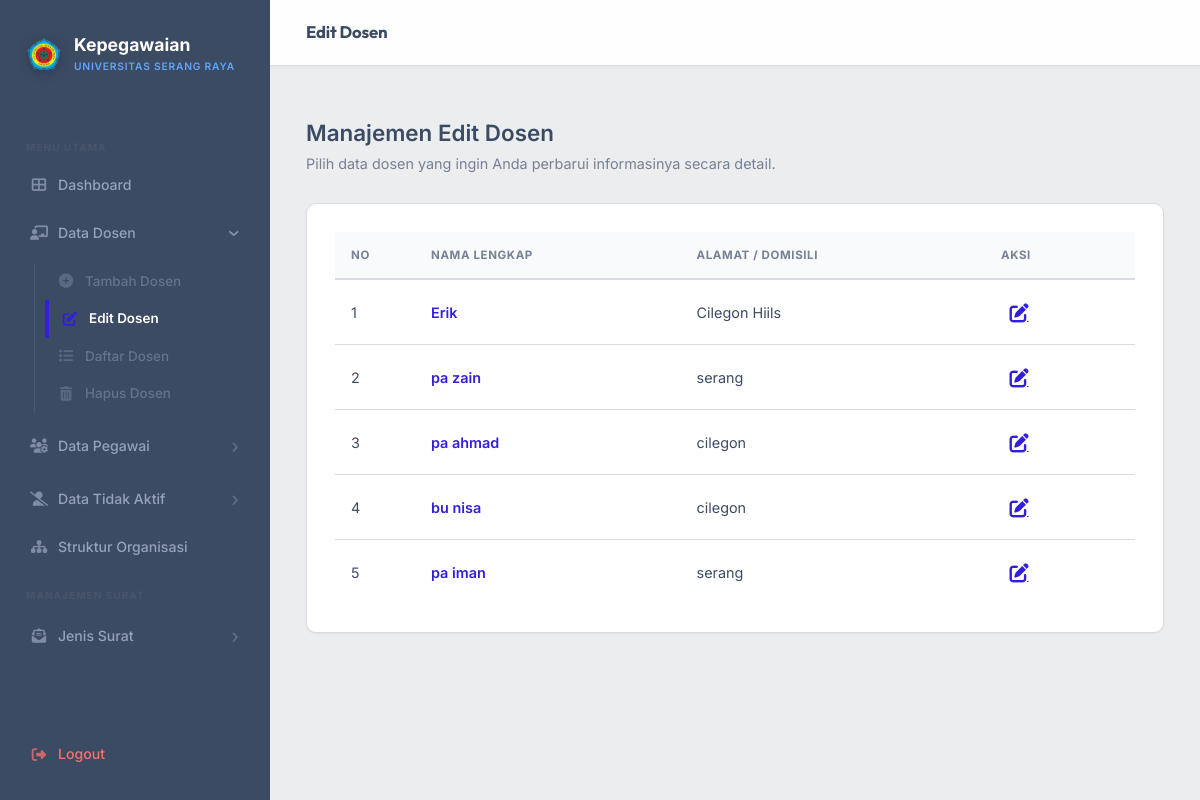
The app's page /edit_dosen.php (signed in) with its own data.
### tables this page shows
CREATE TABLE `dosen` (
  `id` int NOT NULL,
  `nama_lengkap` varchar(128) DEFAULT NULL,
  `alamat` varchar(255) DEFAULT NULL,
  `ttl_tempat` varchar(64) DEFAULT NULL,
  `ttl_tanggal` date DEFAULT NULL,
  `status_dosen` varchar(64) DEFAULT NULL,
  `jenis_dosen` varchar(64) DEFAULT NULL,
  `jabatan_struktural` varchar(64) DEFAULT NULL,
  `tmk` date DEFAULT NULL,
  `tmtk` date DEFAULT NULL,
  `ket_tidak_kerja` varchar(64) DEFAULT NULL,
  `dok_tidak_kerja` longblob,
  `dok_tidak_kerja_name` varchar(255) DEFAULT NULL,
  `dok_tidak_kerja_type` varchar(100) DEFAULT NULL,
  `jabfung_akademik` varchar(64) DEFAULT NULL,
  `tmt_jabfung` date DEFAULT NULL,
  `dok_jabfung` longblob,
  `dok_jabfung_name` varchar(255) DEFAULT NULL,
  `dok_jabfung_type` varchar(100) DEFAULT NULL,
  `gol_lldikti` varchar(64) DEFAULT NULL,
  `tmt_gol_lldikti` date DEFAULT NULL,
  `dok_gol_lldikti` longblob,
  `dok_gol_lldikti_name` varchar(255) DEFAULT NULL,
  `dok_gol_lldikti_type` varchar(100) DEFAULT NULL,
  `gol_yayasan` varchar(64) DEFAULT NULL,
  `tmt_gol_yayasan` date DEFAULT NULL,
  `dok_gol_yayasan` longblob,
  `dok_gol_yayasan_name` varchar(255) DEFAULT NULL,
  `dok_gol_yayasan_type` varchar(100) DEFAULT NULL,
  `reward` varchar(128) DEFAULT NULL,
  `tgl_reward` date DEFAULT NULL,
  `dok_reward` varchar(255) DEFAULT NULL,
  `punishment` varchar(128) DEFAULT NULL,
  `dok_punishment` varchar(255) DEFAULT NULL,
  `homebase_prodi` varchar(64) DEFAULT NULL,
  `unit_kerja` varchar(64) DEFAULT NULL,
  `no_serdos` int DEFAULT NULL,
  `dok_serdos` longblob,
  `dok_serdos_name` varchar(255) DEFAULT NULL,
  `dok_serdos_type` varchar(100) DEFAULT NULL,
  `riwayat_pendidikan` varchar(8) DEFAULT NULL,
  `status_pribadi` char(100) DEFAULT NULL,
  `dok_ktp` longblob,
  `dok_ktp_name` varchar(255) DEFAULT NULL,
  `dok_ktp_type` varchar(100) DEFAULT NULL,
  `dok_kk` longblob,
  `dok_kk_name` varchar(255) DEFAULT NULL,
  `dok_kk_type` varchar(100) DEFAULT NULL,
  `foto_profil` varchar(255) DEFAULT NULL,
  `status_keaktifan` varchar(32) DEFAULT 'Aktif',
  `keterangan_keaktifan` text DEFAULT NULL,
  `tgl_mulai_tidak_bekerja` date DEFAULT NULL
);

### edit_dosen.php (the view, shortened to what this page needs)
<?php
require 'db.php';
$data = $conn->query("SELECT * FROM dosen ORDER BY id DESC");
?>
<!DOCTYPE html>
<html lang="id">
<head>
    <link rel="stylesheet" href="style.css?v=4">
    <link rel="stylesheet" href="https://cdnjs.cloudflare.com/ajax/libs/font-awesome/6.4.0/css/all.min.css">
</head>
<body>
<?php include 'components/sidebar.php'; ?>
<div class="main-content">
    <?php include 'components/navbar.php'; ?>
    <div class="header-section">
        <h1>Manajemen Edit Dosen</h1>
        <p>Pilih data dosen yang ingin Anda perbarui informasinya secara detail.</p>
    </div>
    <div class="card">
        <table class="table">
            <thead>
                <tr>
                    <th width="80">No</th>
                    <th>Nama Lengkap</th>
                    <th>Alamat / Domisili</th>
                    <th width="150" class="text-center">Aksi</th>
                </tr>
            </thead>
            <tbody>
                <?php
                $no = 1;
                while($row = $data->fetch_assoc()):
                ?>
                <tr>
                    <td class="text-muted"><?= $no++ ?></td>
                    <td>
                        <div style="font-weight: 600; color: var(--primary);"><?= htmlspecialchars($row['nama_lengkap']) ?></div>
                    </td>
                    <td class="text-muted"><?= htmlspecialchars($row['alamat']) ?></td>
                    <td class="text-center">
                        <a href="form_edit_dosen.php?id=<?= $row['id'] ?>" class="btn-icon" style="color: var(--primary); font-size: 1.2rem;" title="Edit Data">
                            <i class="fas fa-edit"></i>
                        </a>
                    </td>
                </tr>
                <?php endwhile; ?>
            </tbody>
        </table>
    </div>
</div>
</body>
</html>

### style.css (style rules this page uses)
:root { --primary: #321fdb; --primary-light: #5a4bdf; --primary-soft: #ebedef; --primary-hover: #211599; --secondary: #8a93a2; --accent: #3399ff; --success: #2eb85c; --warning: #f9b115; --danger: #e55353; --bg-main: #ebedef; --surface: #ffffff; --sidebar-bg: #3c4b64; --sidebar-border: #3c4b64; --text-main: #3c4b64; --text-muted: #768192; --border-color: #d8dbe0; --radius-sm: 8px; --radius-md: 10px; --radius-lg: 14px; --radius-xl: 18px; --shadow-sm: 0 1px 2px rgba(0,0,0,0.05); --shadow-md: 0 2px 4px rgba(0,0,0,0.08); --shadow-lg: 0 4px 8px rgba(0,0,0,0.05); --transition: all 0.2s ease; }
* { box-sizing: border-box; margin: 0; padding: 0; }
body { font-family: 'Inter', system-ui, sans-serif; background-color: var(--bg-main); color: var(--text-main); line-height: 1.6; overflow-x: hidden; }
h1, h2, h3, h4 { font-family: 'Inter', sans-serif; font-weight: 600; color: var(--text-main); }
.main-content { margin-left: 270px; padding: 120px 36px 36px; min-height: 100vh; }
.header-section { margin-bottom: 28px; }
.header-section h1 { font-size: 1.4rem; font-weight: 600; color: var(--text-main); line-height: 1.2; }
.header-section p { font-size: 0.9rem; color: var(--text-muted); margin-top: 5px; }
.card { background: var(--surface); border-radius: var(--radius-md); padding: 28px; box-shadow: var(--shadow-sm); border: 1px solid var(--border-color); margin-bottom: 24px; transition: var(--transition); }
.btn-icon { width: 36px; height: 36px; padding: 0; border-radius: var(--radius-md); display: inline-flex; align-items: center; justify-content: center; cursor: pointer; border: none; background: transparent; color: var(--text-muted); font-size: 0.95rem; transition: var(--transition); }
table { width: 100%; border-collapse: separate; border-spacing: 0; }
th { padding: 14px 16px; background: #f8fafc; text-align: left; font-size: 0.72rem; text-transform: uppercase; letter-spacing: 0.6px; color: var(--text-muted); font-weight: 700; border-bottom: 2px solid var(--border-color); }
td { padding: 14px 16px; border-bottom: 1px solid var(--border-color); font-size: 0.9rem; vertical-align: middle; }
tr:last-child td { border-bottom: none; }

### records on screen
dosen: nama_lengkap "Erik", alamat "Cilegon Hiils"
dosen: nama_lengkap "pa zain", alamat "serang"
dosen: nama_lengkap "pa ahmad", alamat "cilegon"
dosen: nama_lengkap "bu nisa", alamat "cilegon"
dosen: nama_lengkap "pa iman", alamat "serang"

### other values on screen
$page_title "Edit Dosen"
